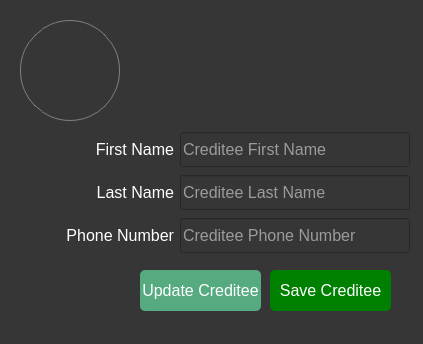
<?xml version="1.0" encoding="UTF-8"?>
<ui version="4.0">
 <class>Dialog</class>
 <widget class="QDialog" name="Dialog">
  <property name="geometry">
   <rect>
    <x>0</x>
    <y>0</y>
    <width>423</width>
    <height>344</height>
   </rect>
  </property>
  <property name="windowTitle">
   <string>Dialog</string>
  </property>
  <property name="styleSheet">
   <string notr="true">QPushButton,QLineEdit,QLabel,QDialog{
background-color:rgb(54,54,54);
color:white;
}
QPushButton#iconBtn{
border:1px solid grey;
border-radius:50px;
}
QPushButton#saveBtn{
border-radius:5px;
background-color:green;
}
QPushButton#saveBtn:hover{
border:2px solid white;
}
QPushButton#saveBtn:pressed{
border:3px solid grey;
}
QPushButton#updateBtn{
border-radius:5px;
}
QPushButton#updateBtn:hover{
border:2px solid white;
}
QPushButton#saveBtn:pressed{
border:3px solid grey;
}</string>
  </property>
  <widget class="QPushButton" name="iconBtn">
   <property name="geometry">
    <rect>
     <x>20</x>
     <y>20</y>
     <width>100</width>
     <height>101</height>
    </rect>
   </property>
   <property name="sizePolicy">
    <sizepolicy hsizetype="Fixed" vsizetype="Fixed">
     <horstretch>0</horstretch>
     <verstretch>0</verstretch>
    </sizepolicy>
   </property>
   <property name="minimumSize">
    <size>
     <width>100</width>
     <height>100</height>
    </size>
   </property>
   <property name="text">
    <string/>
   </property>
   <property name="iconSize">
    <size>
     <width>93</width>
     <height>93</height>
    </size>
   </property>
  </widget>
  <widget class="QPushButton" name="saveBtn">
   <property name="geometry">
    <rect>
     <x>270</x>
     <y>270</y>
     <width>121</width>
     <height>41</height>
    </rect>
   </property>
   <property name="font">
    <font>
     <pointsize>12</pointsize>
    </font>
   </property>
   <property name="text">
    <string>Save Creditee</string>
   </property>
  </widget>
  <widget class="QWidget" name="layoutWidget">
   <property name="geometry">
    <rect>
     <x>30</x>
     <y>130</y>
     <width>380</width>
     <height>125</height>
    </rect>
   </property>
   <layout class="QVBoxLayout" name="verticalLayout">
    <item>
     <layout class="QHBoxLayout" name="horizontalLayout_11">
      <item>
       <widget class="QLabel" name="label_14">
        <property name="minimumSize">
         <size>
          <width>140</width>
          <height>30</height>
         </size>
        </property>
        <property name="maximumSize">
         <size>
          <width>400</width>
          <height>16777215</height>
         </size>
        </property>
        <property name="font">
         <font>
          <pointsize>12</pointsize>
         </font>
        </property>
        <property name="text">
         <string>First Name</string>
        </property>
        <property name="alignment">
         <set>Qt::AlignRight|Qt::AlignTrailing|Qt::AlignVCenter</set>
        </property>
        <property name="buddy">
         <cstring>firstnameLE</cstring>
        </property>
       </widget>
      </item>
      <item>
       <widget class="QLineEdit" name="firstnameLE">
        <property name="minimumSize">
         <size>
          <width>230</width>
          <height>35</height>
         </size>
        </property>
        <property name="maximumSize">
         <size>
          <width>230</width>
          <height>16777215</height>
         </size>
        </property>
        <property name="font">
         <font>
          <pointsize>12</pointsize>
         </font>
        </property>
        <property name="styleSheet">
         <string notr="true">color:white;</string>
        </property>
        <property name="placeholderText">
         <string>Creditee First Name</string>
        </property>
        <property name="clearButtonEnabled">
         <bool>true</bool>
        </property>
       </widget>
      </item>
     </layout>
    </item>
    <item>
     <layout class="QHBoxLayout" name="horizontalLayout_13">
      <item>
       <widget class="QLabel" name="label_17">
        <property name="minimumSize">
         <size>
          <width>140</width>
          <height>30</height>
         </size>
        </property>
        <property name="maximumSize">
         <size>
          <width>400</width>
          <height>16777215</height>
         </size>
        </property>
        <property name="font">
         <font>
          <pointsize>12</pointsize>
         </font>
        </property>
        <property name="text">
         <string>Last Name</string>
        </property>
        <property name="alignment">
         <set>Qt::AlignRight|Qt::AlignTrailing|Qt::AlignVCenter</set>
        </property>
       </widget>
      </item>
      <item>
       <widget class="QLineEdit" name="lastnameLE">
        <property name="minimumSize">
         <size>
          <width>230</width>
          <height>35</height>
         </size>
        </property>
        <property name="maximumSize">
         <size>
          <width>230</width>
          <height>16777215</height>
         </size>
        </property>
        <property name="font">
         <font>
          <pointsize>12</pointsize>
         </font>
        </property>
        <property name="styleSheet">
         <string notr="true">color:white;</string>
        </property>
        <property name="placeholderText">
         <string>Creditee Last Name</string>
        </property>
        <property name="clearButtonEnabled">
         <bool>true</bool>
        </property>
       </widget>
      </item>
     </layout>
    </item>
    <item>
     <layout class="QHBoxLayout" name="horizontalLayout_12">
      <item>
       <widget class="QLabel" name="label_16">
        <property name="minimumSize">
         <size>
          <width>140</width>
          <height>30</height>
         </size>
        </property>
        <property name="maximumSize">
         <size>
          <width>400</width>
          <height>16777215</height>
         </size>
        </property>
        <property name="font">
         <font>
          <pointsize>12</pointsize>
         </font>
        </property>
        <property name="text">
         <string>Phone Number</string>
        </property>
        <property name="alignment">
         <set>Qt::AlignRight|Qt::AlignTrailing|Qt::AlignVCenter</set>
        </property>
       </widget>
      </item>
      <item>
       <widget class="QLineEdit" name="phonenoLE">
        <property name="minimumSize">
         <size>
          <width>230</width>
          <height>35</height>
         </size>
        </property>
        <property name="maximumSize">
         <size>
          <width>230</width>
          <height>16777215</height>
         </size>
        </property>
        <property name="font">
         <font>
          <pointsize>12</pointsize>
         </font>
        </property>
        <property name="styleSheet">
         <string notr="true">color:white;</string>
        </property>
        <property name="placeholderText">
         <string>Creditee Phone Number</string>
        </property>
        <property name="clearButtonEnabled">
         <bool>true</bool>
        </property>
       </widget>
      </item>
     </layout>
    </item>
   </layout>
  </widget>
  <widget class="QPushButton" name="updateBtn">
   <property name="geometry">
    <rect>
     <x>140</x>
     <y>270</y>
     <width>121</width>
     <height>41</height>
    </rect>
   </property>
   <property name="font">
    <font>
     <pointsize>12</pointsize>
    </font>
   </property>
   <property name="styleSheet">
    <string notr="true">background-color: rgb(85, 170, 127);</string>
   </property>
   <property name="text">
    <string>Update Creditee</string>
   </property>
  </widget>
 </widget>
 <resources/>
 <connections/>
</ui>
